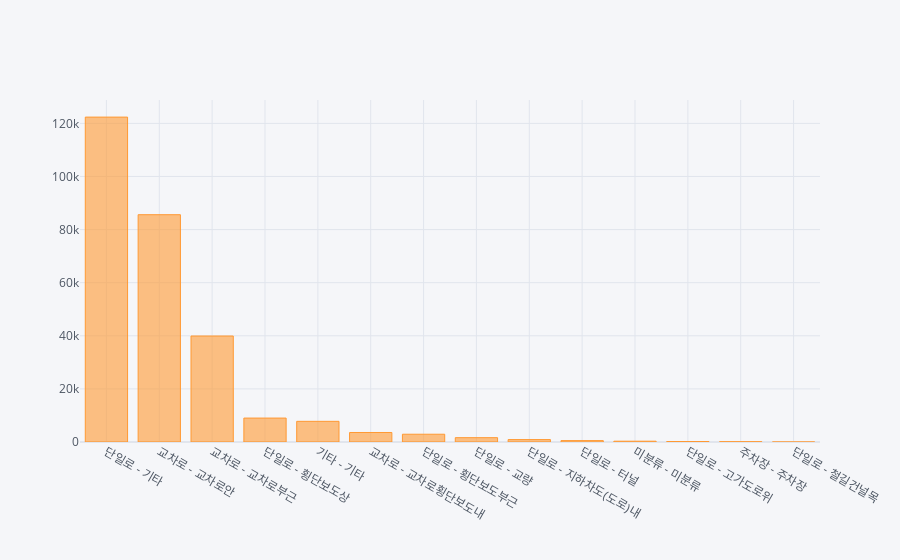

The notebook cell this image was saved under:
### Code cell
df2 = accident.도로형태.value_counts()
df2.iplot(kind='bar')

### Figure 1 — Plotly figure (JSON) as saved in the notebook; plotly's stock layout.template omitted (floating-point values rounded to 4 significant figures)
{"data": [{"marker": {"color": "rgba(255, 153, 51, 0.6)", "line": {"color": "rgba(255, 153, 51, 1.0)", "width": 1}}, "name": "도로형태", "orientation": "v", "text": "", "type": "bar", "x": ["단일로 - 기타", "교차로 - 교차로안", "교차로 - 교차로부근", "단일로 - 횡단보도상", "기타 - 기타", "교차로 - 교차로횡단보도내", "단일로 - 횡단보도부근", "단일로 - 교량", "단일로 - 지하차도(도로)내", "단일로 - 터널", "미분류 - 미분류", "단일로 - 고가도로위", "주차장 - 주차장", "단일로 - 철길건널목"], "y": [122369, 85605, 39921, 9012, 7783, 3580, 2926, 1629, 906, 525, 305, 182, 111, 12]}], "layout": {"legend": {"bgcolor": "#F5F6F9", "font": {"color": "#4D5663"}}, "paper_bgcolor": "#F5F6F9", "plot_bgcolor": "#F5F6F9", "title": {"font": {"color": "#4D5663"}}, "xaxis": {"gridcolor": "#E1E5ED", "showgrid": true, "tickfont": {"color": "#4D5663"}, "title": {"font": {"color": "#4D5663"}, "text": ""}, "zerolinecolor": "#E1E5ED"}, "yaxis": {"gridcolor": "#E1E5ED", "showgrid": true, "tickfont": {"color": "#4D5663"}, "title": {"font": {"color": "#4D5663"}, "text": ""}, "zerolinecolor": "#E1E5ED"}}}
